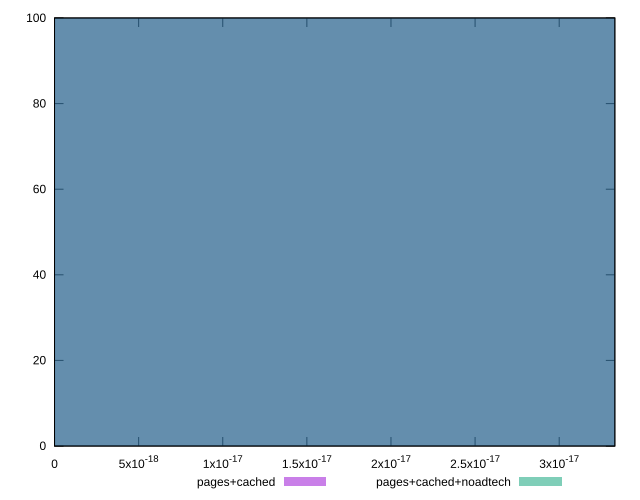

Recreate this plot in gnuplot.
reset

$pagesCached <<EOF
0 100
EOF

$pagesCachedNoadtech <<EOF
0 100
EOF

set key outside below
set boxwidth 1e-12
set xrange [0:3.3306690738754695e-17]
set yrange [0:100]
set trange [0:100]
set style fill transparent solid 0.5 noborder
set terminal svg size 640, 500 enhanced background rgb 'white'
set output "report_00013_2021-02-09T12-04-24.940Z/meta/score-difference/comparison/histogram/1_vs_2.svg"

plot $pagesCached title "pages+cached" with boxes, \
     $pagesCachedNoadtech title "pages+cached+noadtech" with boxes

reset
